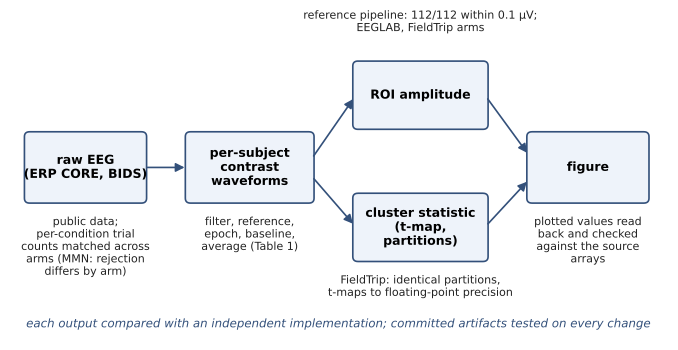

The Python source for this figure:
#!/usr/bin/env python
"""Figure 1 — the certification chain, with the independent implementation at each link.

Deterministic vector diagram (matplotlib). Contrast waveforms branch into the ROI amplitude and the
cluster statistic (the cluster test takes channel-by-time contrast waves, not scalar amplitudes).
"""
from __future__ import annotations
from pathlib import Path

ROOT = Path(__file__).resolve().parents[3]


def build():
    import matplotlib
    matplotlib.use("Agg")
    import matplotlib.pyplot as plt
    from matplotlib.patches import FancyArrowPatch, FancyBboxPatch

    fig, ax = plt.subplots(figsize=(7.4, 3.6))
    ax.set_xlim(0, 10); ax.set_ylim(0, 5.2); ax.axis("off")

    def box(x, y, w, h, name, fs=9.0):
        ax.add_patch(FancyBboxPatch((x, y), w, h, boxstyle="round,pad=0.08", fc="#eef3fa", ec="#33507a", lw=1.2))
        ax.text(x + w / 2, y + h / 2, name, ha="center", va="center", fontsize=fs, fontweight="bold")

    def arrow(x0, y0, x1, y1):
        ax.add_patch(FancyArrowPatch((x0, y0), (x1, y1), arrowstyle="-|>", mutation_scale=13, color="#33507a", lw=1.2))

    def note(x, y, text):
        ax.text(x, y, text, ha="center", va="top", fontsize=8.0, color="#222222")

    # column 1: raw data
    box(0.3, 2.3, 1.7, 1.0, "raw EEG\n(ERP CORE, BIDS)")
    note(1.15, 2.0, "public data;\nper-condition trial\ncounts matched across\narms (MMN: rejection\ndiffers by arm)")
    # column 2: contrast waveforms
    box(2.75, 2.3, 1.8, 1.0, "per-subject\ncontrast\nwaveforms")
    note(3.65, 2.0, "filter, reference,\nepoch, baseline,\naverage (Table 1)")
    arrow(2.05, 2.8, 2.7, 2.8)
    # column 3: two outputs
    box(5.3, 3.5, 1.9, 0.95, "ROI amplitude")
    box(5.3, 1.35, 1.9, 0.95, "cluster statistic\n(t-map,\npartitions)")
    arrow(4.6, 2.95, 5.25, 3.95); arrow(4.6, 2.65, 5.25, 1.85)
    note(6.25, 4.75 + 0.35, "")
    ax.text(6.25, 4.98, "reference pipeline: 112/112 within 0.1 µV;\nEEGLAB, FieldTrip arms", ha="center", va="bottom", fontsize=8.0, color="#222222")
    ax.text(6.25, 1.05, "FieldTrip: identical partitions,\nt-maps to floating-point precision", ha="center", va="top", fontsize=8.0, color="#222222")
    # column 4: figure
    box(7.95, 2.3, 1.7, 1.0, "figure")
    arrow(7.25, 3.95, 7.9, 3.0); arrow(7.25, 1.85, 7.9, 2.6)
    note(8.8, 2.0, "plotted values read\nback and checked\nagainst the source\narrays")
    ax.text(5.0, 0.2, "each output compared with an independent implementation; committed artifacts tested on every change",
            ha="center", fontsize=8.5, style="italic", color="#33507a")
    fig.tight_layout()
    return fig, ax


if __name__ == "__main__":
    fig, _ = build()
    out = Path(__file__).resolve().parent / "fig1_chain.pdf"
    fig.savefig(out, bbox_inches="tight")
    print(f"wrote {out}")
